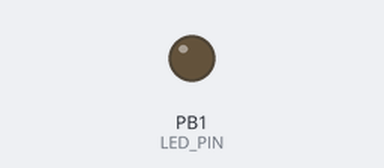
Recording of a sketch running on a simulated ATtiny85, built with avr-gcc and run on an emulated ATtiny85. Shown: output pins drawn as LEDs (lit = HIGH).

Above: at 4.5 s.
At 7.5 s:
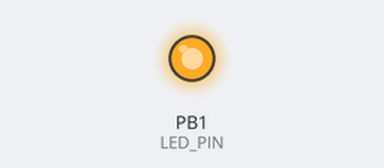
Timing chart, 0 to 10.9 s (numbered marks = the images above):
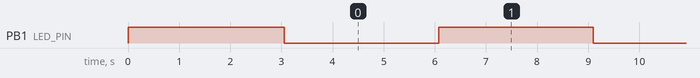

Measured:
- by itself, PB1 (LED_PIN): alternates HIGH for 3.0 s and LOW for 3.0 s

The sketch:

DigisparkKeyboard1.ino
```cpp
// --------------------------------------
// Digispark keyboard emulator
// --------------------------------------


#include <DigiKeyboard.h>
#define LED_PIN 1

int i = 0;
int BsLength = 6;
bool IsLed = true;

void setup()
{
  pinMode(LED_PIN, OUTPUT);
  digitalWrite(LED_PIN, IsLed);

  DigiKeyboard.delay(3000);

  DigiKeyboard.println("\nDigisparkKeyboard");
}


void loop()
{
  i++;
  IsLed = !IsLed;
  DigiKeyboard.print("Line ");
  DigiKeyboard.print(i);

  digitalWrite(LED_PIN, IsLed);

  DigiKeyboard.delay(3000);

  if(i > 9) BsLength = 7;
  if(i >99) BsLength = 8;
  for(int j = 0; j < BsLength; j++) DigiKeyboard.print("\b");
}
```
